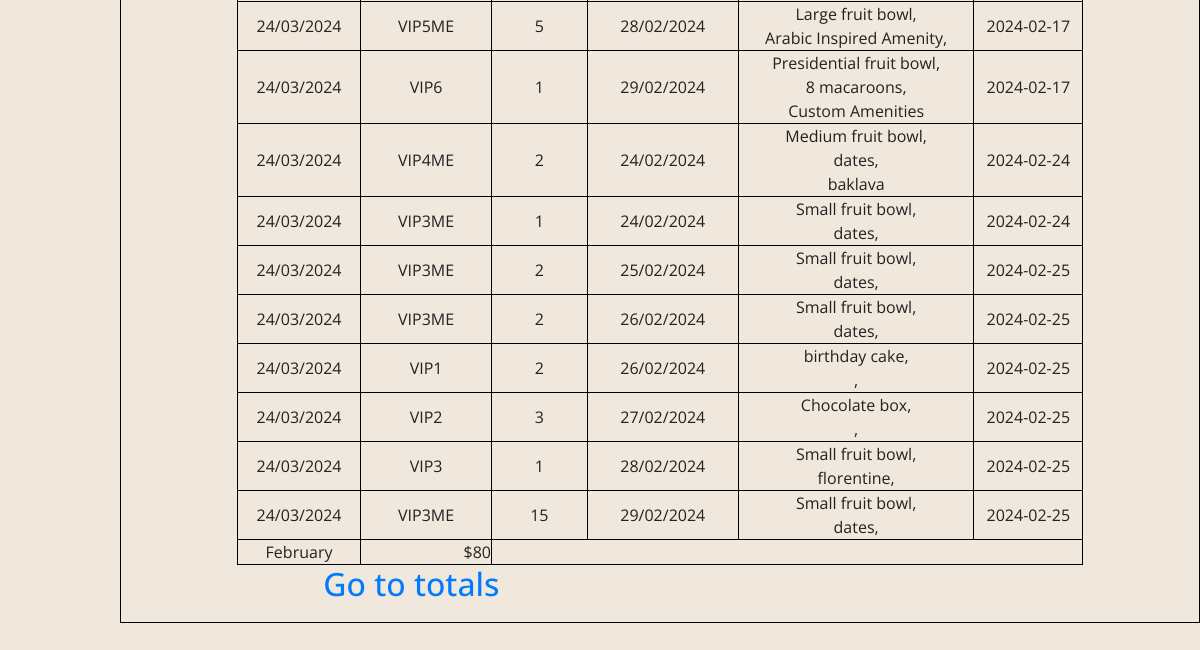
The app's page /months/February (lower part), older data.
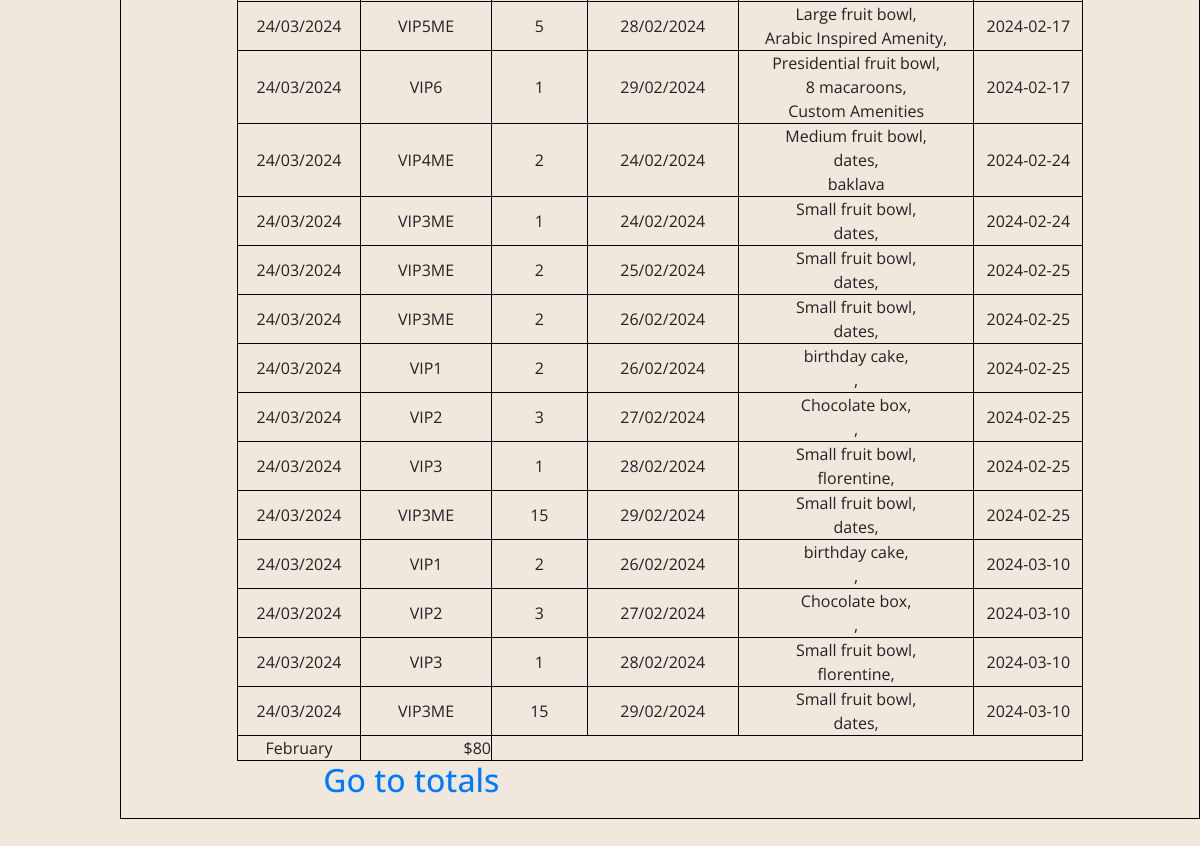
The same page, newer data.
### calc/models.py (models this page shows, shortened)
class Amenities_CSV(models.Model):
    big_id = models.BigAutoField(primary_key=True)
    date = models.CharField(max_length=200)
    day_of_week = models.CharField(max_length= 200)
    amenity_code = models.CharField(max_length=150)
    iventory = models.CharField(max_length=200, default= 100)
    reserved = models.CharField(max_length=200, default= 0)
    date_of_input = models.DateField(auto_now_add=True)

### calc/views.py (the view)
# urls.py: path('months/<str:month>', views.month, name='month'),
def month(request, month):
    new_data = []
    cont = 0
    cont1 = 0
    ENTRY
    special_ameninty = Spacial_Amenities.objects.all()
    for s in special_ameninty:
        date_str = str(s.arrival_date)
        s_dobj = dt.datetime.strptime(date_str, '%Y-%m-%d').date()
        s_month = s_dobj.strftime('%B')
        if month == s_month:
            new_data.append({'arrival_date': s.arrival_date,
                            'day_name': s.day_of_week,
                            'amenity_code': s.amenity_code,
                            'fruit_amenity': s.amenity_type,
                            'dessert_amenity': '',
                            'dessert_amenity1': '',
                            'iventory': 'iventory',
                            'reserved': s.amenity_amount,
                            'input_date': date_str,
                            'today_date': time.strftime('%d'+'/'+'%m'+'/'+'%Y')})
            cont = cont + 1
    for d in ENTRY:
        date_obj = dt.datetime.strptime(d.date, '%d/%m/%Y')
        ent_month = date_obj.strftime('%B')
        if month == ent_month:
            for key, item in CODE_AMENITY.items():
                if d.amenity_code == key:
                    input_date = str(d.date_of_input)
                    new_data.append({'arrival_date': d.date,
                            'day_name': d.day_of_week,
                            'amenity_code': d.amenity_code,
                            'fruit_amenity': item[0],
                            'dessert_amenity': item[1],
                            'dessert_amenity1': item[2],
                            'iventory': d.iventory,
                            'reserved': d.reserved,
                            'input_date': input_date,
                            'today_date': time.strftime('%d'+'/'+'%m'+'/'+'%Y')})
                    cont = cont + 1
    for i  in new_data:
        for j, m in i.items():
            if j == 'reserved':
                if int(m) == 0 or m == '0':
                    new_data.remove(i)
                    cont1 = cont1 + 1
    return render(request, 'calc/arch-month.html', {
        'data': new_data,
        'month': month
    })

### calc/templates/calc/arch-month.html (shortened to what this page needs)
{% extends "calc/base.html" %}
{% load static %}
{% block style %}
<link rel="stylesheet" href="/static/style/arch-month.css">
{% endblock %}
{% block body %}
<div class="item-container">
<table style="width:80%" id="table">
    {% for d in data %}
        {% if d.reserved != '0' %}
            <tr id="lines">
                <td><p>{{d.today_date}}</p></td>
                <td >{{d.amenity_code}}</td>
                <td class="reserved">{{d.reserved}}</td>
                <td>{{d.arrival_date}}</td>
                <td class="amenities">{{d.fruit_amenity}},<br>{{ d.dessert_amenity}},<br>{{d.dessert_amenity1}}</td>
                <td>{{d.input_date}}</td>
            </tr>
        {% endif %}
    {% endfor %}
    <tr>
      <td>February</td>
      <td style="text-align:right">$80</td>
    </tr>
  </table>
  <h2 class="goTotals"><a class="goTotals" href="{% url 'calc:total' month %}">Go to totals</a></h2>
</div>
{% endblock %}

Row changes from the older to the newer data that the page shows:
added Amenities_CSV: amenity_code "VIP1", arrival_date "26/02/2024"
added Amenities_CSV: amenity_code "VIP2", arrival_date "27/02/2024"
added Amenities_CSV: amenity_code "VIP3", arrival_date "28/02/2024"
added Amenities_CSV: amenity_code "VIP3ME", reserved "15", arrival_date "29/02/2024"
Text that changed along with them:
new list line: "24/03/2024 2 birthday cake , , 2024-03-10"
new list line: "24/03/2024 3 Chocolate box , , 2024-03-10"
new list line: "24/03/2024 1 Small fruit bowl , florentine , 2024-03-10"
new list line: "24/03/2024 Small fruit bowl , dates , 2024-03-10"
